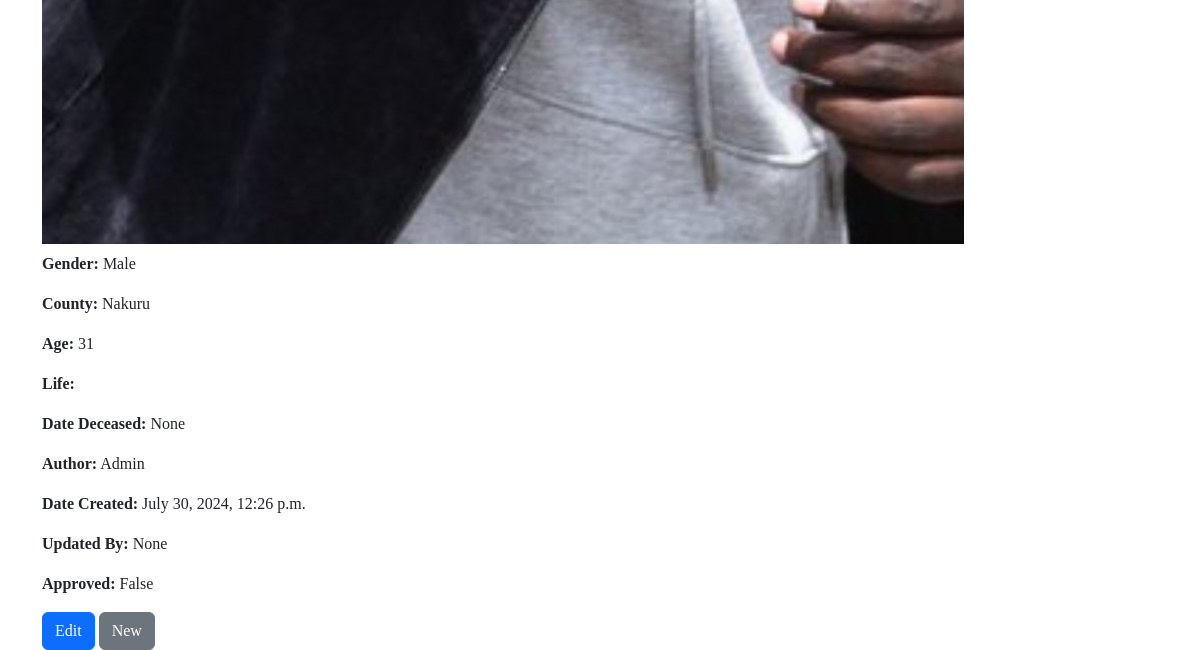
/mzalendo/13/ (lower part), run on an earlier commit of the app's database.
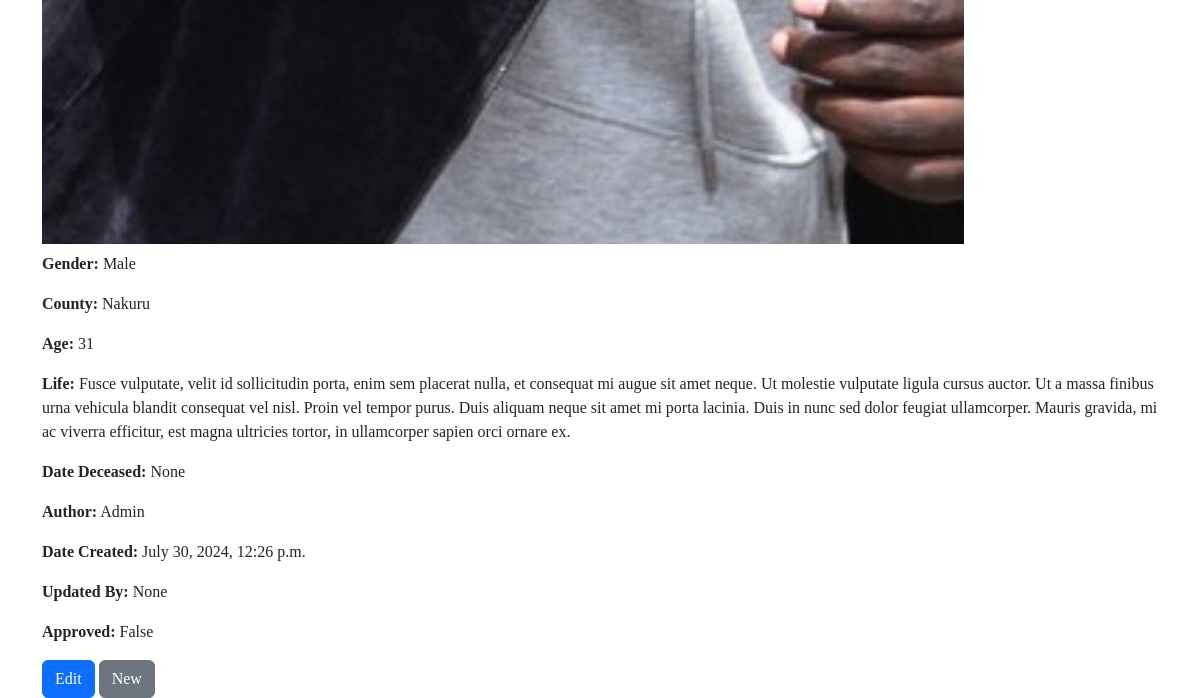
And on a later commit of the database.
### home/models.py (models this page shows, shortened)
class Mzalendo(models.Model):
    name = models.CharField(max_length=200)
    gender = models.CharField(max_length=50, choices=SEX, blank=True, null=True)
    county = models.CharField(max_length=150, choices=COUNTIES, blank=True, null=True)
    age = models.IntegerField(blank=True, null=True)
    life = models.TextField(blank=True, null=True)
    dod = models.DateField('Date Deceased', blank=True, null=True)
    author = models.CharField(max_length=255)
    cover = models.ImageField(upload_to="covers/", blank=True, verbose_name="Cover Image")
    image_thumbnail = ImageSpecField(source='cover',
                                      processors=[ResizeToFill(150, 150)],
                                      format='JPEG',
                                      options={'quality': 60})
    date_created = models.DateTimeField(auto_now_add=True, editable=False)
    updated_by = models.ForeignKey(
        User, on_delete=models.CASCADE, related_name="mzalendo_updatedby", null=True, blank=True
    )
    hit_count_generic = GenericRelation(
                HitCount,
                object_id_field='object_pk',
                related_query_name='hit_count_generic_relation'
                )
    objects = CustomMzalendoManager()
    def generate_slug(instance):
        return f"{instance.age}-{instance.name}-{instance.county}"
    slug = AutoSlugField(unique=True, always_update=False, populate_from=generate_slug)
    updated_at = models.DateTimeField(auto_now=True, editable=False)
    approved = models.BooleanField(default=False)
    class Meta:
        ordering = ['-date_created']

### home/views.py (the view)
# urls.py: path('mzalendo/<int:pk>/', MzalendoDetail.as_view(), name='mzalendo_detail'),
class MzalendoDetail(DetailView):
    model = Mzalendo
    template_name = 'mzalendo/mzalendo_detail.html'

### home/models.py (called while the page is built)
    def get_queryset(self):
        return super().get_queryset().order_by('-date_created')

### home/templates/mzalendo/mzalendo_detail.html (shortened to what this page needs)
{% extends "../base.html" %}
{% load static %}
{% block content %}
    <div class="container">
        {%if mzalendo.cover%}
        <img src="{{ mzalendo.cover.url }}" alt="Cover Image" class="img-fluid">
        {%endif%}
        <p><strong>Gender:</strong> {{ mzalendo.gender }}</p>
        <p><strong>County:</strong> {{ mzalendo.county }}</p>
        <p><strong>Age:</strong> {{ mzalendo.age }}</p>
        <p><strong>Life:</strong> {{ mzalendo.life }}</p>
        <p><strong>Date Deceased:</strong> {{ mzalendo.dod }}</p>
        <p><strong>Author:</strong> {{ mzalendo.author }}</p>
        <p><strong>Date Created:</strong> {{ mzalendo.date_created }}</p>
        <p><strong>Updated By:</strong> {{ mzalendo.updated_by }}</p>
        <p><strong>Approved:</strong> {{ mzalendo.approved }}</p>
        <a class="btn btn-primary" href="{% url 'mzalendo:mzalendo_edit' mzalendo.pk %}"> Edit </a>
        <a class="btn btn-secondary" href="{% url 'mzalendo:mzalendo_create' %}">{% if id %} Edit {% else %} New {% endif %}</a>
    </div>
{% endblock %}

### home/templates/base.html (shortened to what this page needs)
{% load static %}
<!doctype html>
<html lang="en">
<head>
    <link href="https://cdn.jsdelivr.net/npm/bootstrap@5.3.2/dist/css/bootstrap.min.css" rel="stylesheet">
    <link href="{% static 'css/main.css' %}" rel="stylesheet">
  </head>
  <body>
    {% block content %}
    {% endblock %}
  </body>
</html>

### home/static/css/main.css (style rules this page uses)
* { margin: 0; padding: 0; box-sizing: border-box; font-family: "Georgia", Georgia Bold; }

What changed in the data, as far as the page shows it:
changed Mzalendo "Male": life (not shown) → "Fusce vulputate, velit id sollicitudin porta, enim sem placerat nulla, et consequat mi augue sit amet neque. Ut molestie vulputate ligula cursus auctor. Ut a massa finibus urna vehicula blandit consequat vel nisl. Proin vel tempor purus. Duis aliquam neque sit amet mi porta lacinia. Duis in nunc sed dolor feugiat ullamcorper. Mauris gravida, mi ac viverra efficitur, est magna ultricies tortor, in ullamcorper sapien orci ornare ex."
